Frame 1 (no input): blank canvas, image omitted
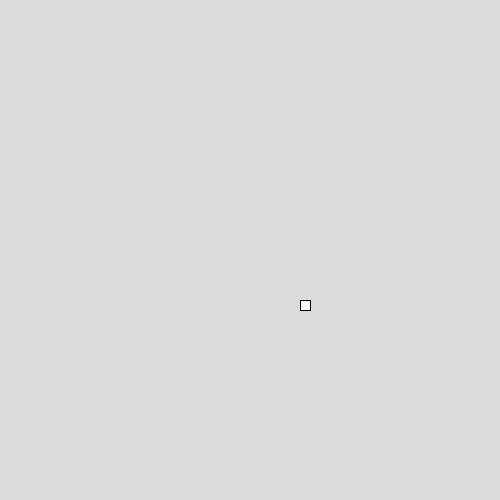
Frame 60 (the mouse pressed at the canvas centre just before this capture)
Frame 120 (the mouse held since frame 60 and released just before this capture): blank canvas, image omitted

The Processing sketch that drew this single still picture (run headless with seeded random() and noise(); from frame 60 on, the mouse is pressed at the canvas centre):

// Processing sketch: sketch_1
// ── sketch_1.pde
int x = 0;
int y = 0;

void setup() {
  size(500, 500);
}

void draw() {
  background(220);

  x += 5;
  y += 5;

  rect(x, y, 10, 10);
}
